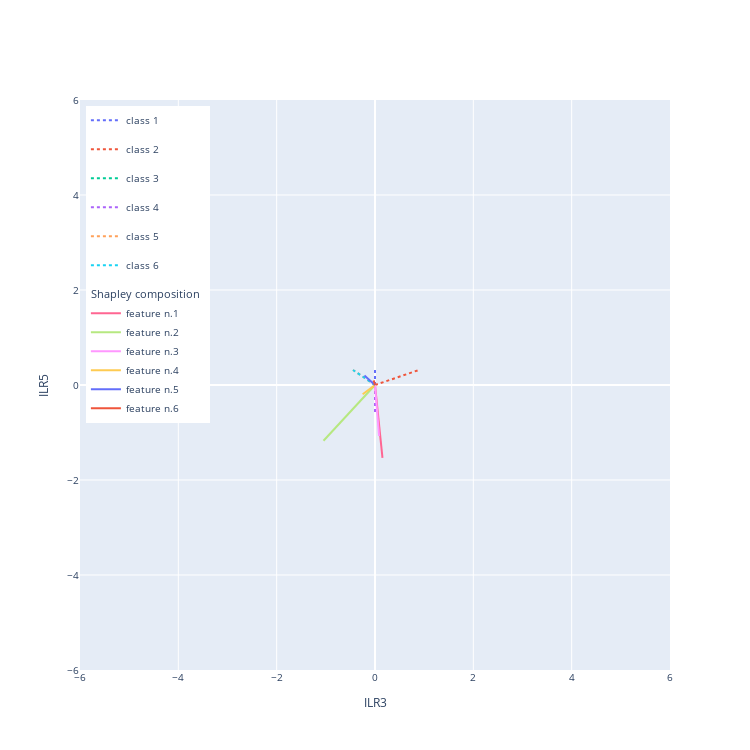
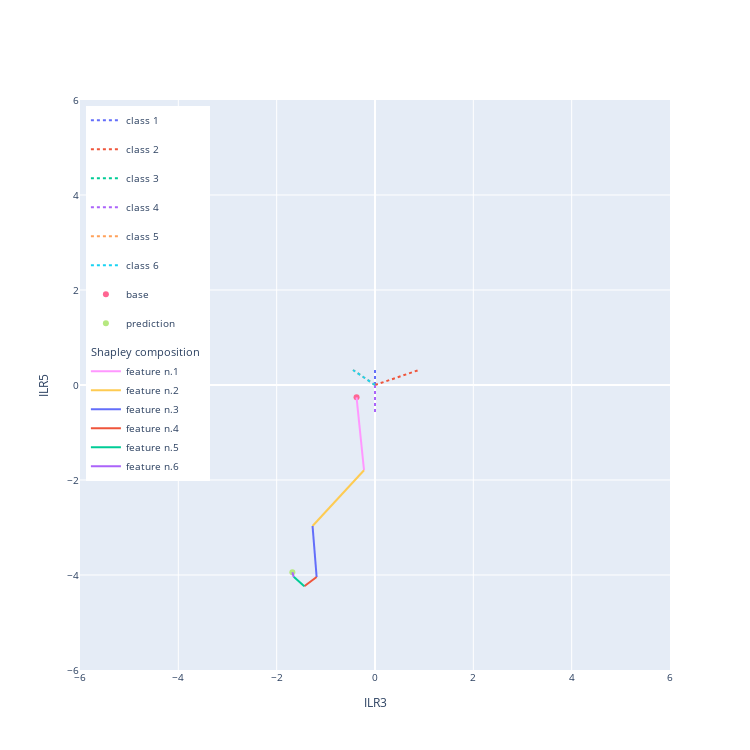

Source (notebook cell) for these figures, in order:
### Code cell
#PLOT the a ILR subspace (corresponding to the chosen ILR components listed in balances).
#plot range [-lim, lim]
#If shapley_sum is True, the sum of the shapley vectors are summed from the base distribution to the prediction

fig = explainer.plot_ilr_space(balances=[3, 5], lim=6, figsize=750)
fig = explainer.plot_ilr_space(balances=[3, 5], shapley_sum=True, lim=6, figsize=750)

### Figure 1 — Plotly figure (JSON) as saved in the notebook; plotly's stock layout.template omitted (floating-point values rounded to 4 significant figures)
{"data": [{"legendgroup": "class 1", "line": {"dash": "dot"}, "mode": "lines", "name": "class 1", "type": "scatter", "x": [0, 4.83e-18], "y": [0, 0.3162]}, {"legendgroup": "class 2", "line": {"dash": "dot"}, "mode": "lines", "name": "class 2", "type": "scatter", "x": [0, 0.8944], "y": [0, 0.3162]}, {"legendgroup": "class 3", "line": {"dash": "dot"}, "mode": "lines", "name": "class 3", "type": "scatter", "x": [0, 5.207e-17], "y": [0, -0.6325]}, {"legendgroup": "class 4", "line": {"dash": "dot"}, "mode": "lines", "name": "class 4", "type": "scatter", "x": [0, 5.207e-17], "y": [0, -0.6325]}, {"legendgroup": "class 5", "line": {"dash": "dot"}, "mode": "lines", "name": "class 5", "type": "scatter", "x": [0, -0.4472], "y": [0, 0.3162]}, {"legendgroup": "class 6", "line": {"dash": "dot"}, "mode": "lines", "name": "class 6", "type": "scatter", "x": [0, -0.4472], "y": [0, 0.3162]}, {"legendgroup": "shapley", "legendgrouptitle": {"text": "Shapley composition"}, "mode": "lines", "name": "feature n.1", "type": "scatter", "x": [0, 0.1519], "y": [0, -1.536]}, {"legendgroup": "shapley", "legendgrouptitle": {"text": "Shapley composition"}, "mode": "lines", "name": "feature n.2", "type": "scatter", "x": [0, -1.047], "y": [0, -1.174]}, {"legendgroup": "shapley", "legendgrouptitle": {"text": "Shapley composition"}, "mode": "lines", "name": "feature n.3", "type": "scatter", "x": [0, 0.08291], "y": [0, -1.073]}, {"legendgroup": "shapley", "legendgrouptitle": {"text": "Shapley composition"}, "mode": "lines", "name": "feature n.4", "type": "scatter", "x": [0, -0.2509], "y": [0, -0.195]}, {"legendgroup": "shapley", "legendgrouptitle": {"text": "Shapley composition"}, "mode": "lines", "name": "feature n.5", "type": "scatter", "x": [0, -0.2152], "y": [0, 0.1979]}, {"legendgroup": "shapley", "legendgrouptitle": {"text": "Shapley composition"}, "mode": "lines", "name": "feature n.6", "type": "scatter", "x": [0, -0.02723], "y": [0, 0.09726]}], "layout": {"autosize": false, "font": {"size": 10}, "height": 750, "legend": {"x": 0.01, "xanchor": "left", "y": 0.99, "yanchor": "top"}, "width": 750, "xaxis": {"range": [-6, 6], "title": {"text": "ILR3"}}, "yaxis": {"range": [-6, 6], "title": {"text": "ILR5"}}}}

### Figure 2 — Plotly figure (JSON) as saved in the notebook; plotly's stock layout.template omitted (floating-point values rounded to 4 significant figures)
{"data": [{"legendgroup": "class 1", "line": {"dash": "dot"}, "mode": "lines", "name": "class 1", "type": "scatter", "x": [0, 4.83e-18], "y": [0, 0.3162]}, {"legendgroup": "class 2", "line": {"dash": "dot"}, "mode": "lines", "name": "class 2", "type": "scatter", "x": [0, 0.8944], "y": [0, 0.3162]}, {"legendgroup": "class 3", "line": {"dash": "dot"}, "mode": "lines", "name": "class 3", "type": "scatter", "x": [0, 5.207e-17], "y": [0, -0.6325]}, {"legendgroup": "class 4", "line": {"dash": "dot"}, "mode": "lines", "name": "class 4", "type": "scatter", "x": [0, 5.207e-17], "y": [0, -0.6325]}, {"legendgroup": "class 5", "line": {"dash": "dot"}, "mode": "lines", "name": "class 5", "type": "scatter", "x": [0, -0.4472], "y": [0, 0.3162]}, {"legendgroup": "class 6", "line": {"dash": "dot"}, "mode": "lines", "name": "class 6", "type": "scatter", "x": [0, -0.4472], "y": [0, 0.3162]}, {"mode": "markers", "name": "base", "type": "scatter", "x": [-0.3752], "y": [-0.259]}, {"mode": "markers", "name": "prediction", "type": "scatter", "x": [-1.681], "y": [-3.942]}, {"legendgroup": "shapley", "legendgrouptitle": {"text": "Shapley composition"}, "mode": "lines", "name": "feature n.1", "type": "scatter", "x": [-0.3752, -0.2232], "y": [-0.259, -1.795]}, {"legendgroup": "shapley", "legendgrouptitle": {"text": "Shapley composition"}, "mode": "lines", "name": "feature n.2", "type": "scatter", "x": [-0.2232, -1.27], "y": [-1.795, -2.969]}, {"legendgroup": "shapley", "legendgrouptitle": {"text": "Shapley composition"}, "mode": "lines", "name": "feature n.3", "type": "scatter", "x": [-1.27, -1.187], "y": [-2.969, -4.042]}, {"legendgroup": "shapley", "legendgrouptitle": {"text": "Shapley composition"}, "mode": "lines", "name": "feature n.4", "type": "scatter", "x": [-1.187, -1.438], "y": [-4.042, -4.237]}, {"legendgroup": "shapley", "legendgrouptitle": {"text": "Shapley composition"}, "mode": "lines", "name": "feature n.5", "type": "scatter", "x": [-1.438, -1.653], "y": [-4.237, -4.039]}, {"legendgroup": "shapley", "legendgrouptitle": {"text": "Shapley composition"}, "mode": "lines", "name": "feature n.6", "type": "scatter", "x": [-1.653, -1.681], "y": [-4.039, -3.942]}], "layout": {"autosize": false, "font": {"size": 10}, "height": 750, "legend": {"x": 0.01, "xanchor": "left", "y": 0.99, "yanchor": "top"}, "width": 750, "xaxis": {"range": [-6, 6], "title": {"text": "ILR3"}}, "yaxis": {"range": [-6, 6], "title": {"text": "ILR5"}}}}
